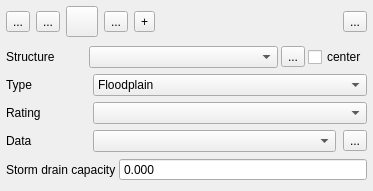
<?xml version="1.0" encoding="UTF-8"?>
<ui version="4.0">
 <class>f2d_widget</class>
 <widget class="QWidget" name="f2d_widget">
  <property name="geometry">
   <rect>
    <x>0</x>
    <y>0</y>
    <width>373</width>
    <height>191</height>
   </rect>
  </property>
  <property name="minimumSize">
   <size>
    <width>250</width>
    <height>0</height>
   </size>
  </property>
  <property name="windowTitle">
   <string>FLO-2D Widget</string>
  </property>
  <layout class="QVBoxLayout" name="verticalLayout">
   <property name="margin">
    <number>6</number>
   </property>
   <item>
    <layout class="QHBoxLayout" name="horizontalLayout_7">
     <item>
      <widget class="QToolButton" name="create_struct_btn">
       <property name="toolTip">
        <string>Add line BC</string>
       </property>
       <property name="text">
        <string>...</string>
       </property>
       <property name="icon">
        <iconset>
         <normaloff>../img/mActionCaptureLine.svg</normaloff>../img/mActionCaptureLine.svg</iconset>
       </property>
       <property name="iconSize">
        <size>
         <width>24</width>
         <height>24</height>
        </size>
       </property>
      </widget>
     </item>
     <item>
      <widget class="QToolButton" name="save_changes_btn">
       <property name="toolTip">
        <string>Save current BC</string>
       </property>
       <property name="text">
        <string>...</string>
       </property>
       <property name="icon">
        <iconset>
         <normaloff>../img/mActionSaveAllEdits.svg</normaloff>../img/mActionSaveAllEdits.svg</iconset>
       </property>
       <property name="iconSize">
        <size>
         <width>24</width>
         <height>24</height>
        </size>
       </property>
      </widget>
     </item>
     <item>
      <widget class="QToolButton" name="revert_changes_btn">
       <property name="maximumSize">
        <size>
         <width>60</width>
         <height>16777215</height>
        </size>
       </property>
       <property name="toolTip">
        <string>Revert unsaved changes for current BC</string>
       </property>
       <property name="text">
        <string/>
       </property>
       <property name="icon">
        <iconset>
         <normaloff>../img/mActionUndo.svg</normaloff>../img/mActionUndo.svg</iconset>
       </property>
       <property name="iconSize">
        <size>
         <width>24</width>
         <height>24</height>
        </size>
       </property>
      </widget>
     </item>
     <item>
      <widget class="QToolButton" name="delete_struct_btn">
       <property name="toolTip">
        <string>Delete current BC</string>
       </property>
       <property name="text">
        <string>...</string>
       </property>
       <property name="icon">
        <iconset>
         <normaloff>../img/mActionDeleteSelected.svg</normaloff>../img/mActionDeleteSelected.svg</iconset>
       </property>
       <property name="iconSize">
        <size>
         <width>24</width>
         <height>24</height>
        </size>
       </property>
      </widget>
     </item>
     <item>
      <widget class="QToolButton" name="add_data_btn">
       <property name="toolTip">
        <string>Add data series/table for current BC</string>
       </property>
       <property name="text">
        <string>+</string>
       </property>
       <property name="icon">
        <iconset>
         <normaloff>../img/add_bc_data.svg</normaloff>../img/add_bc_data.svg</iconset>
       </property>
       <property name="iconSize">
        <size>
         <width>24</width>
         <height>24</height>
        </size>
       </property>
      </widget>
     </item>
     <item>
      <spacer name="horizontalSpacer_4">
       <property name="orientation">
        <enum>Qt::Horizontal</enum>
       </property>
       <property name="sizeHint" stdset="0">
        <size>
         <width>40</width>
         <height>20</height>
        </size>
       </property>
      </spacer>
     </item>
     <item>
      <widget class="QToolButton" name="schem_struct_btn">
       <property name="toolTip">
        <string>Schematize boundary conditions</string>
       </property>
       <property name="text">
        <string>...</string>
       </property>
       <property name="icon">
        <iconset>
         <normaloff>../img/schematize_struct.svg</normaloff>../img/schematize_struct.svg</iconset>
       </property>
       <property name="iconSize">
        <size>
         <width>24</width>
         <height>24</height>
        </size>
       </property>
      </widget>
     </item>
    </layout>
   </item>
   <item>
    <widget class="QFrame" name="struct_frame">
     <property name="minimumSize">
      <size>
       <width>0</width>
       <height>0</height>
      </size>
     </property>
     <property name="frameShape">
      <enum>QFrame::NoFrame</enum>
     </property>
     <property name="frameShadow">
      <enum>QFrame::Raised</enum>
     </property>
     <layout class="QVBoxLayout" name="verticalLayout_3">
      <property name="spacing">
       <number>3</number>
      </property>
      <property name="margin">
       <number>0</number>
      </property>
      <item>
       <layout class="QHBoxLayout" name="horizontalLayout_2">
        <item>
         <widget class="QLabel" name="label">
          <property name="minimumSize">
           <size>
            <width>80</width>
            <height>0</height>
           </size>
          </property>
          <property name="text">
           <string>Structure</string>
          </property>
         </widget>
        </item>
        <item>
         <widget class="QComboBox" name="struct_cbo">
          <property name="sizePolicy">
           <sizepolicy hsizetype="MinimumExpanding" vsizetype="Fixed">
            <horstretch>0</horstretch>
            <verstretch>0</verstretch>
           </sizepolicy>
          </property>
         </widget>
        </item>
        <item>
         <widget class="QToolButton" name="change_struct_name_btn">
          <property name="text">
           <string>...</string>
          </property>
          <property name="icon">
           <iconset>
            <normaloff>../img/change_name.svg</normaloff>../img/change_name.svg</iconset>
          </property>
         </widget>
        </item>
        <item>
         <widget class="QCheckBox" name="center_chbox">
          <property name="text">
           <string>center</string>
          </property>
         </widget>
        </item>
       </layout>
      </item>
      <item>
       <layout class="QHBoxLayout" name="horizontalLayout_3">
        <property name="spacing">
         <number>7</number>
        </property>
        <item>
         <widget class="QLabel" name="label_3">
          <property name="sizePolicy">
           <sizepolicy hsizetype="Preferred" vsizetype="Preferred">
            <horstretch>0</horstretch>
            <verstretch>0</verstretch>
           </sizepolicy>
          </property>
          <property name="minimumSize">
           <size>
            <width>80</width>
            <height>0</height>
           </size>
          </property>
          <property name="maximumSize">
           <size>
            <width>16777215</width>
            <height>16777215</height>
           </size>
          </property>
          <property name="text">
           <string>Type</string>
          </property>
         </widget>
        </item>
        <item>
         <widget class="QComboBox" name="type_cbo">
          <property name="sizePolicy">
           <sizepolicy hsizetype="MinimumExpanding" vsizetype="Fixed">
            <horstretch>0</horstretch>
            <verstretch>0</verstretch>
           </sizepolicy>
          </property>
          <property name="minimumSize">
           <size>
            <width>100</width>
            <height>0</height>
           </size>
          </property>
          <property name="maximumSize">
           <size>
            <width>16777215</width>
            <height>16777215</height>
           </size>
          </property>
          <item>
           <property name="text">
            <string>Floodplain</string>
           </property>
          </item>
          <item>
           <property name="text">
            <string>Channel</string>
           </property>
          </item>
          <item>
           <property name="text">
            <string>Floodplain to Channel</string>
           </property>
          </item>
          <item>
           <property name="text">
            <string>Channel to Floodplain</string>
           </property>
          </item>
         </widget>
        </item>
       </layout>
      </item>
      <item>
       <layout class="QHBoxLayout" name="horizontalLayout">
        <property name="spacing">
         <number>7</number>
        </property>
        <property name="bottomMargin">
         <number>0</number>
        </property>
        <item>
         <widget class="QLabel" name="label_2">
          <property name="minimumSize">
           <size>
            <width>80</width>
            <height>0</height>
           </size>
          </property>
          <property name="text">
           <string>Rating</string>
          </property>
         </widget>
        </item>
        <item>
         <widget class="QComboBox" name="rating_cbo">
          <property name="sizePolicy">
           <sizepolicy hsizetype="MinimumExpanding" vsizetype="Fixed">
            <horstretch>0</horstretch>
            <verstretch>0</verstretch>
           </sizepolicy>
          </property>
          <property name="minimumSize">
           <size>
            <width>0</width>
            <height>0</height>
           </size>
          </property>
          <property name="sizeAdjustPolicy">
           <enum>QComboBox::AdjustToMinimumContentsLength</enum>
          </property>
         </widget>
        </item>
       </layout>
      </item>
      <item>
       <layout class="QHBoxLayout" name="horizontalLayout_5">
        <property name="spacing">
         <number>7</number>
        </property>
        <item>
         <widget class="QLabel" name="data_label">
          <property name="minimumSize">
           <size>
            <width>80</width>
            <height>0</height>
           </size>
          </property>
          <property name="text">
           <string>Data </string>
          </property>
         </widget>
        </item>
        <item>
         <widget class="QComboBox" name="data_cbo">
          <property name="sizePolicy">
           <sizepolicy hsizetype="MinimumExpanding" vsizetype="Fixed">
            <horstretch>0</horstretch>
            <verstretch>0</verstretch>
           </sizepolicy>
          </property>
         </widget>
        </item>
        <item>
         <widget class="QToolButton" name="change_data_name_btn">
          <property name="text">
           <string>...</string>
          </property>
          <property name="icon">
           <iconset>
            <normaloff>../img/change_name.svg</normaloff>../img/change_name.svg</iconset>
          </property>
         </widget>
        </item>
       </layout>
      </item>
      <item>
       <layout class="QHBoxLayout" name="horizontalLayout_4">
        <property name="bottomMargin">
         <number>0</number>
        </property>
        <item>
         <widget class="QLabel" name="label_4">
          <property name="minimumSize">
           <size>
            <width>80</width>
            <height>0</height>
           </size>
          </property>
          <property name="text">
           <string>Storm drain capacity</string>
          </property>
         </widget>
        </item>
        <item>
         <widget class="QDoubleSpinBox" name="storm_drain_cap_sbox">
          <property name="sizePolicy">
           <sizepolicy hsizetype="MinimumExpanding" vsizetype="Fixed">
            <horstretch>0</horstretch>
            <verstretch>0</verstretch>
           </sizepolicy>
          </property>
          <property name="buttonSymbols">
           <enum>QAbstractSpinBox::NoButtons</enum>
          </property>
          <property name="decimals">
           <number>3</number>
          </property>
          <property name="maximum">
           <double>9999999.000000000000000</double>
          </property>
          <property name="singleStep">
           <double>0.000000000000000</double>
          </property>
         </widget>
        </item>
       </layout>
      </item>
     </layout>
    </widget>
   </item>
  </layout>
 </widget>
 <resources/>
 <connections/>
</ui>
